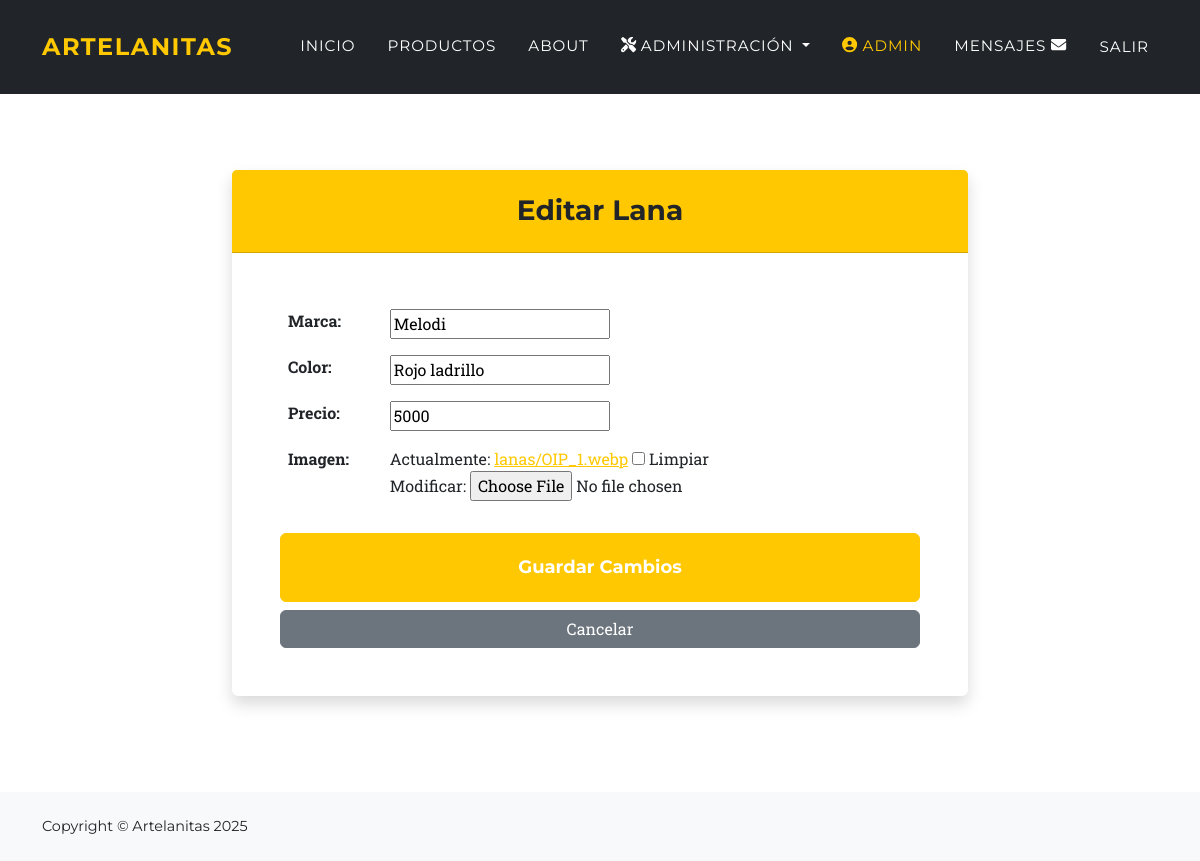
Page /lana/editar/3/ (signed in) on the committed database.
### negocio/models.py (models this page shows, shortened)
class Lana(models.Model):
    marca = models.CharField(max_length=50)
    color = models.CharField(max_length=50)
    precio = models.IntegerField()
    imagen = models.ImageField(upload_to='lanas/', blank=True, null=True)
    fecha_creacion = models.DateTimeField(default=timezone.now)

### negocio/views.py (the view)
# urls.py: path('lana/editar/<int:pk>/', views.LanaUpdate.as_view(), name='lana_update'),
class LanaUpdate(LoginRequiredMixin, UpdateView):
    model = Lana
    template_name = "negocio/form_lana_editar.html"
    fields = ['marca', 'color', 'precio', 'imagen']
    success_url = reverse_lazy('inicio')

### negocio/templates/negocio/form_lana_editar.html (shortened to what this page needs)
{% extends "negocio/base.html" %}
{% block content %}
<section class="page-section" style="padding-top: 120px;">
    <div class="container">
        <div class="row justify-content-center">
            <div class="col-lg-8">
                <div class="card shadow border-0">
                    <div class="card-header bg-warning text-white text-center py-4">
                        <h3 class="m-0 text-dark">Editar Lana</h3>
                    </div>
                    <div class="card-body p-5">
                        <form method="POST" enctype="multipart/form-data">
                            <table class="table table-borderless">
                                {{ form.as_table }}
                            </table>
                            <div class="d-grid gap-2 mt-4">
                                <button type="submit" class="btn btn-primary btn-xl">Guardar Cambios</button>
                                <a href="{% url 'inicio' %}" class="btn btn-secondary">Cancelar</a>
                            </div>
                        </form>
                    </div>
                </div>
            </div>
        </div>
    </div>
</section>
{% endblock %}

### negocio/templates/negocio/base.html (shortened to what this page needs)
<!DOCTYPE html>
<html lang="es">
<head>
    {% load static %}
    <link href="{% static 'css/styles.css' %}" rel="stylesheet" />
</head>
<body id="page-top">
    <nav class="navbar navbar-expand-lg navbar-dark fixed-top" id="mainNav" style="background-color: #212529;">
        <div class="container">
            <a class="navbar-brand" href="{% url 'inicio' %}">ARTELANITAS</a>
            <div class="collapse navbar-collapse" id="navbarResponsive">
                <ul class="navbar-nav text-uppercase ms-auto py-4 py-lg-0">
                    <li class="nav-item"><a class="nav-link" href="{% url 'inicio' %}">Inicio</a></li>
                    <li class="nav-item"><a class="nav-link" href="{% url 'pages' %}">Productos</a></li>
                    <li class="nav-item"><a class="nav-link" href="{% url 'about' %}">About</a></li>
                    {% if user.is_authenticated %}
                        <li class="nav-item dropdown">
                            <a class="nav-link dropdown-toggle" href="#" id="navbarDropdown" role="button" data-bs-toggle="dropdown" aria-expanded="false">
                                <i class="fas fa-tools"></i> Administración
                            </a>
                        </li>
                        <li class="nav-item">
                            <a class="nav-link text-warning" href="{% url 'editar_perfil' %}">
                                <i class="fas fa-user-circle"></i> {{ user.username }}
                            </a>
                        </li>
                        <li class="nav-item">
                            <a class="nav-link" href="{% url 'inbox' %}">Mensajes <i class="fas fa-envelope"></i></a>
                        </li>
                        <li class="nav-item">
                            <form action="{% url 'logout' %}" method="post" class="d-inline">
                                <button type="submit" class="nav-link btn btn-link text-uppercase" style="text-decoration: none;">Salir</button>
                            </form>
                        </li>
                    {% else %}
                        <li class="nav-item"><a class="nav-link" href="{% url 'login' %}">Login</a></li>
                        <li class="nav-item"><a class="nav-link" href="{% url 'registro' %}">Registrarse</a></li>
                    {% endif %}
                </ul>
            </div>
        </div>
    </nav>
    <div style="padding-top: 50px;">
        {% block content %}
        {% endblock %}
    </div>
    <footer class="footer py-4 bg-light">
        <div class="container">
            <div class="row align-items-center">
                <div class="col-lg-4 text-lg-start">Copyright &copy; Artelanitas 2025</div>
            </div>
        </div>
    </footer>
</body>
</html>

### rows in the picture
Lana: marca "Melodi", color "Rojo ladrillo", precio "5000"

### other values in the picture
{{ user.username }} "ADMIN"
